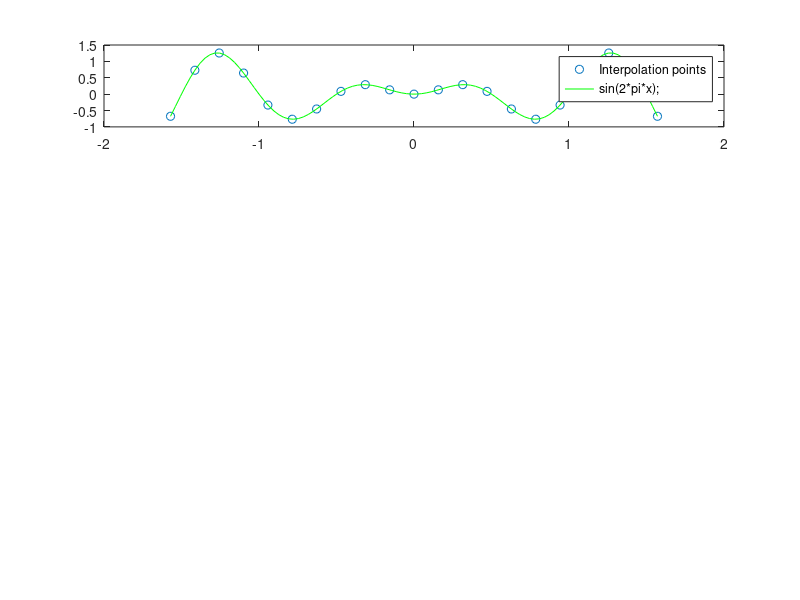

MATLAB code for this plot: (Note: this script raises an error after producing the figure.)
clear all; clf;

% Original function
%x = -5:0.1:5; % Adjust resolution, Step: 5, 2, 1, 0.5, 0.2, 0.1
%y = 1./(1+x.^2);
x = -0.5*pi:0.05*pi:0.5*pi;% step: 0.5π,0.2π, 0.1π, 0.05π, 0.02π, 0.01π
y = x .* sin(2*pi*x);

% Interpolated points
x_interp = linspace(x(1), x(end));

% Accurate history (for plotting and measuring errors)
%y_pinterp = 1./(1+x_interp.^2); 
y_pinterp = x_interp.*sin(2*pi*x_interp);
subplot(4,1,1)
plot(x, y, 'o');
hold on
plot(x_interp, y_pinterp, 'g-');
%legend("Interpolation points", "1./(1+x^2);")
legend("Interpolation points", "sin(2*pi*x);")

% Lagrangian interpolation (piecewise, with square polynomials)
y_interp = lagrange_stepwise(x, y, x_interp);

subplot(4,1,2)
plot(x, y, 'o');
hold on
plot(x_interp, y_interp, 'x-');
legend("Interpolation points","Interpolated function")

subplot(4,1,3)
hold on
plot(x_interp, y_pinterp - y_interp, 'b-');
legend('Error')

subplot(4,1,4)
plot(x, y, 'o');
hold on
plot(x_interp, y_pinterp, 'g-');
plot(x_interp, y_interp, 'x-');
plot(x_interp, y_pinterp - y_interp, 'b-');
%legend("Interpolation points", "1./(1+x^2)", "Lagrange interpolation","Error")
legend("Interpolation points", "x .* sin(2*pi*x)", "Lagrange interpolation")


% Function for piecewise Lagrangian interpolation with quadratic polynomials
function y_interp = lagrange_stepwise(x, y, x_interp)
    n = length(x);
    y_interp = zeros(size(x_interp));
    
    for i = 1:n-1
        xi = x(i:i+1); % Get current point and next point
        yi = y(i:i+1); % The corresponding function value
        for j = 1:length(x_interp)
            if x_interp(j) >= xi(1) && x_interp(j) <= xi(end)
                y_interp(j) = lagrange_poly(xi, yi, x_interp(j));
            end
        end
    end
end

function yi = lagrange_poly(x, y, xi)
    n = length(x);
    yi = 0;
    for i = 1:n
        L = 1;
        for j = 1:n
            if i ~= j
                L = L * (xi - x(j)) / (x(i) - x(j));
            end
        end
        yi = yi + y(i) * L;
    end
end
